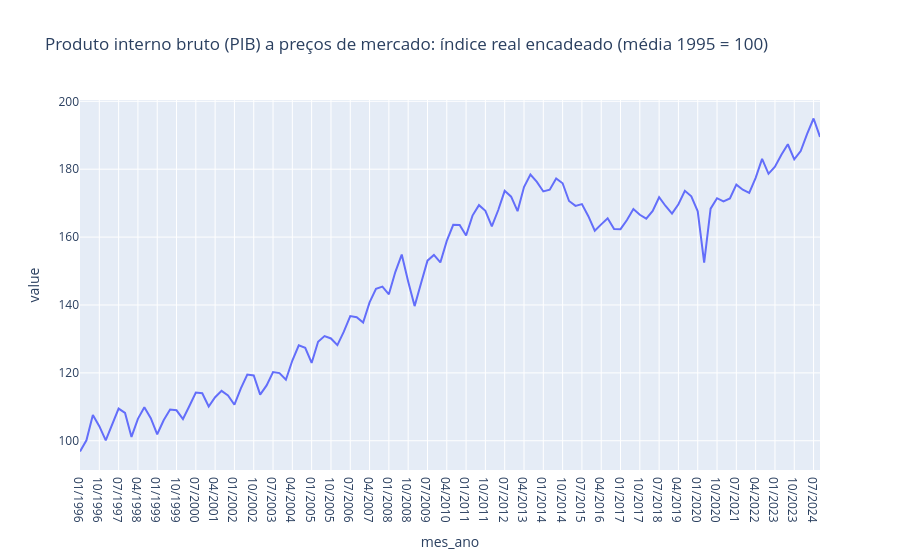

The notebook cell this image was saved under:
### Code cell
fig_pib = px.line(pib, x = 'mes_ano', y = 'value', title  = 'Produto interno bruto (PIB) a preços de mercado: índice real encadeado (média 1995 = 100)')
fig_pib.show()
